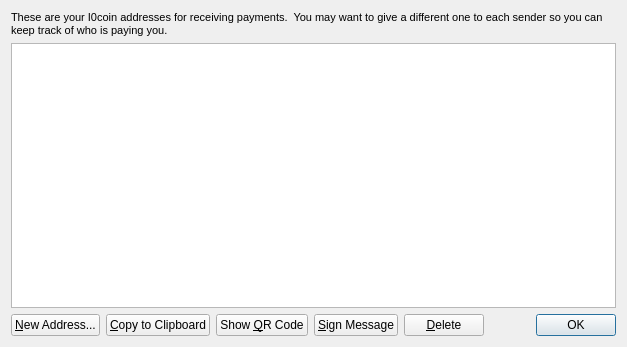
<?xml version="1.0" encoding="UTF-8"?>
<ui version="4.0">
 <class>AddressBookPage</class>
 <widget class="QWidget" name="AddressBookPage">
  <property name="geometry">
   <rect>
    <x>0</x>
    <y>0</y>
    <width>627</width>
    <height>347</height>
   </rect>
  </property>
  <property name="windowTitle">
   <string>Address Book</string>
  </property>
  <layout class="QVBoxLayout" name="verticalLayout">
   <item>
    <widget class="QLabel" name="labelExplanation">
     <property name="text">
      <string>&lt;!DOCTYPE HTML PUBLIC &quot;-//W3C//DTD HTML 4.0//EN&quot; &quot;http://www.w3.org/TR/REC-html40/strict.dtd&quot;&gt;
&lt;html&gt;&lt;head&gt;&lt;meta name=&quot;qrichtext&quot; content=&quot;1&quot; /&gt;&lt;style type=&quot;text/css&quot;&gt;
p, li { white-space: pre-wrap; }
&lt;/style&gt;&lt;/head&gt;&lt;body style=&quot; font-family:'MS Shell Dlg 2'; font-size:8.25pt; font-weight:400; font-style:normal;&quot;&gt;
&lt;p style=&quot; margin-top:0px; margin-bottom:0px; margin-left:0px; margin-right:0px; -qt-block-indent:0; text-indent:0px;&quot;&gt;&lt;span style=&quot; font-size:8pt;&quot;&gt;These are your I0coin addresses for receiving payments.  You may want to give a different one to each sender so you can keep track of who is paying you.&lt;/span&gt;&lt;/p&gt;&lt;/body&gt;&lt;/html&gt;</string>
     </property>
     <property name="textFormat">
      <enum>Qt::AutoText</enum>
     </property>
     <property name="wordWrap">
      <bool>true</bool>
     </property>
    </widget>
   </item>
   <item>
    <widget class="QTableView" name="tableView">
     <property name="toolTip">
      <string>Double-click to edit address or label</string>
     </property>
     <property name="alternatingRowColors">
      <bool>true</bool>
     </property>
     <property name="selectionMode">
      <enum>QAbstractItemView::SingleSelection</enum>
     </property>
     <property name="selectionBehavior">
      <enum>QAbstractItemView::SelectRows</enum>
     </property>
     <property name="sortingEnabled">
      <bool>true</bool>
     </property>
     <attribute name="verticalHeaderVisible">
      <bool>false</bool>
     </attribute>
    </widget>
   </item>
   <item>
    <layout class="QHBoxLayout" name="horizontalLayout">
     <item>
      <widget class="QPushButton" name="newAddressButton">
       <property name="toolTip">
        <string>Create a new address</string>
       </property>
       <property name="text">
        <string>&amp;New Address...</string>
       </property>
       <property name="icon">
        <iconset resource="../bitcoin.qrc">
         <normaloff>:/icons/add</normaloff>:/icons/add</iconset>
       </property>
      </widget>
     </item>
     <item>
      <widget class="QPushButton" name="copyToClipboard">
       <property name="toolTip">
        <string>Copy the currently selected address to the system clipboard</string>
       </property>
       <property name="text">
        <string>&amp;Copy to Clipboard</string>
       </property>
       <property name="icon">
        <iconset resource="../bitcoin.qrc">
         <normaloff>:/icons/editcopy</normaloff>:/icons/editcopy</iconset>
       </property>
      </widget>
     </item>
     <item>
      <widget class="QPushButton" name="showQRCode">
       <property name="text">
        <string>Show &amp;QR Code</string>
       </property>
       <property name="icon">
        <iconset resource="../bitcoin.qrc">
         <normaloff>:/images/qrcode</normaloff>:/images/qrcode</iconset>
       </property>
      </widget>
     </item>
     <item>
      <widget class="QPushButton" name="signMessage">
       <property name="toolTip">
        <string>Sign a message to prove you own this address</string>
       </property>
       <property name="text">
        <string>&amp;Sign Message</string>
       </property>
       <property name="icon">
        <iconset resource="../bitcoin.qrc">
         <normaloff>:/icons/edit</normaloff>:/icons/edit</iconset>
       </property>
      </widget>
     </item>
     <item>
      <widget class="QPushButton" name="deleteButton">
       <property name="toolTip">
        <string>Delete the currently selected address from the list. Only sending addresses can be deleted.</string>
       </property>
       <property name="text">
        <string>&amp;Delete</string>
       </property>
       <property name="icon">
        <iconset resource="../bitcoin.qrc">
         <normaloff>:/icons/remove</normaloff>:/icons/remove</iconset>
       </property>
      </widget>
     </item>
     <item>
      <spacer name="horizontalSpacer">
       <property name="orientation">
        <enum>Qt::Horizontal</enum>
       </property>
       <property name="sizeHint" stdset="0">
        <size>
         <width>40</width>
         <height>20</height>
        </size>
       </property>
      </spacer>
     </item>
     <item>
      <widget class="QDialogButtonBox" name="buttonBox">
       <property name="sizePolicy">
        <sizepolicy hsizetype="Maximum" vsizetype="Fixed">
         <horstretch>0</horstretch>
         <verstretch>0</verstretch>
        </sizepolicy>
       </property>
       <property name="standardButtons">
        <set>QDialogButtonBox::Ok</set>
       </property>
      </widget>
     </item>
    </layout>
   </item>
  </layout>
 </widget>
 <resources>
  <include location="../bitcoin.qrc"/>
 </resources>
 <connections/>
</ui>
